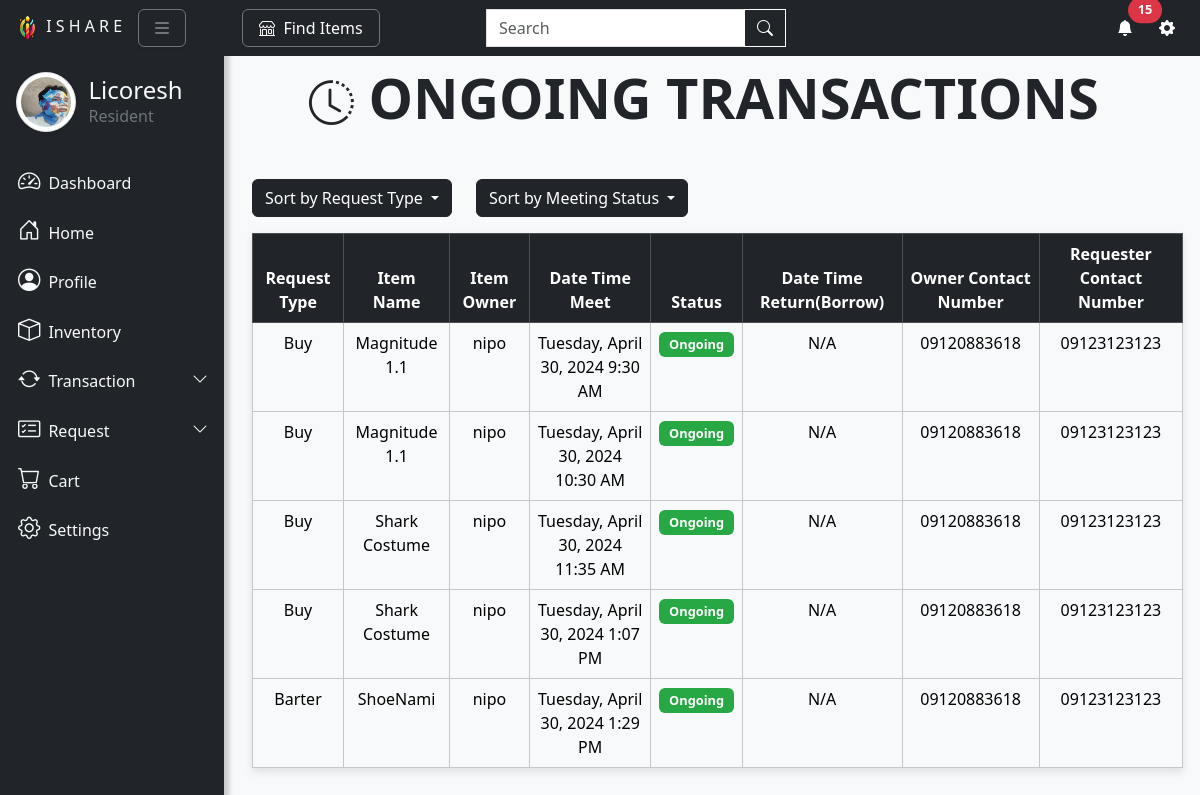
/htdocs/tranOngoing.php (signed in), run on the app's committed database.
### tables this page shows
CREATE TABLE `user` (
  `userID` int(11) NOT NULL AUTO_INCREMENT,
  `firstName` varchar(45) NOT NULL,
  `middleName` varchar(45) DEFAULT NULL,
  `lastName` varchar(45) NOT NULL,
  `contactNumber` varchar(45) NOT NULL,
  `zone` varchar(45) NOT NULL,
  `purok` varchar(45) NOT NULL,
  `dateJoined` datetime NOT NULL,
  `userEmail` varchar(45) NOT NULL,
  `status` varchar(45) DEFAULT NULL,
  `username` varchar(45) NOT NULL,
  `password` varchar(250) NOT NULL,
  `recoveryNumber` int(45) DEFAULT NULL,
  `recentPassword` varchar(45) DEFAULT NULL,
  `userImage_path` varchar(45) DEFAULT NULL,
  `verifyImage_path` varchar(45) DEFAULT NULL,
  `birthDay` datetime DEFAULT NULL,
  `userReports` int(11) DEFAULT NULL,
  `hiddenTran` varchar(20) DEFAULT 'Yes',
  `hiddenItem` varchar(20) DEFAULT 'Yes',
  PRIMARY KEY (`userID`),
  UNIQUE KEY `username_UNIQUE` (`username`),
  UNIQUE KEY `userImage_path_UNIQUE` (`userImage_path`),
  UNIQUE KEY `verifyImage_path_UNIQUE` (`verifyImage_path`),
  UNIQUE KEY `recoveryNumber_UNIQUE` (`recoveryNumber`)
);

CREATE TABLE `Request` (
  `requestID` int(11) NOT NULL AUTO_INCREMENT,
  `status` varchar(45) NOT NULL,
  `requestType` varchar(45) NOT NULL,
  `request_DateTime` datetime NOT NULL,
  `request_DateTimeClosed` datetime DEFAULT NULL,
  `userID` int(11) NOT NULL,
  `itemID` int(11) NOT NULL,
  `dismiss` varchar(10) DEFAULT NULL,
  `incomingDismiss` varchar(10) DEFAULT NULL,
  `remove` varchar(30) DEFAULT NULL,
  `complete` varchar(30) DEFAULT NULL,
  `quantity` int(20) DEFAULT NULL,
  `failed` varchar(30) DEFAULT NULL,
  `ownerSuccess` varchar(50) DEFAULT NULL,
  `requesterSuccess` varchar(50) DEFAULT NULL,
  `requesterTranDismiss` varchar(20) DEFAULT NULL,
  `ownerTranDismiss` varchar(20) DEFAULT NULL,
  `meetDissmiss` varchar(20) DEFAULT NULL,
  `rated` varchar(20) DEFAULT NULL,
  PRIMARY KEY (`requestID`),
  KEY `fk_Request_User1_idx` (`userID`),
  KEY `fk_Request_Item1_idx` (`itemID`),
  CONSTRAINT `fk_Request_Item1` FOREIGN KEY (`itemID`) REFERENCES `item` (`itemID`) ON DELETE NO ACTION ON UPDATE NO ACTION,
  CONSTRAINT `fk_Request_User1` FOREIGN KEY (`userID`) REFERENCES `user` (`userID`) ON DELETE NO ACTION ON UPDATE NO ACTION
);

CREATE TABLE `item` (
  `itemID` int(11) NOT NULL AUTO_INCREMENT,
  `itemName` varchar(45) NOT NULL,
  `ItemDescription` varchar(84) NOT NULL,
  `category` varchar(45) NOT NULL,
  `itemImage_path` varchar(45) NOT NULL,
  `buyPrice` float DEFAULT NULL,
  `userID` int(11) NOT NULL,
  `borrowPrice` float DEFAULT NULL,
  `borrowDuration` int(3) DEFAULT NULL,
  `itemQuantity` int(11) NOT NULL,
  `DateTimePosted` datetime NOT NULL,
  `itemAvailability` varchar(45) NOT NULL,
  `requestType` varchar(45) NOT NULL,
  `itemReports` int(11) DEFAULT NULL,
  PRIMARY KEY (`itemID`),
  UNIQUE KEY `itemImage_path_UNIQUE` (`itemImage_path`),
  KEY `fk_Item_User1_idx` (`userID`),
  CONSTRAINT `item_ibfk_2` FOREIGN KEY (`userID`) REFERENCES `user` (`userID`) ON DELETE NO ACTION ON UPDATE NO ACTION
);

### htdocs/tranOngoing.php (the view, shortened to what the rows shown need)
<?php
include "nav.php";
?>
<!DOCTYPE html>
<html lang="en">
<head>
</head>
<body>
    <div class="d-none d-md-block">
        <div class="page-content" id="content">
            <div class="container">
                <div class="row">
                    <div class="col">
                        <div class="text-dark">
                            <h1 class="display-4 fw-bold text-dark text-center mt-3 mb-0"><i class="bi bi-clock-history" style="font-size: 2.8rem;"></i> ONGOING TRANSACTIONS</h1>
                        </div>
                    </div>
                </div>
                <br><br>
                <?php
                $query = "SELECT r.requestID, r.requestType, i.itemName, i.borrowDuration, u.username AS itemOwner,
              CASE
                  WHEN r.requestType = 'Barter' THEN b.DateTimeMeet
                  WHEN r.requestType = 'Borrow' THEN bo.DateTimeMeet
                  WHEN r.requestType = 'Buy' THEN bu.DateTimeMeet
                  ELSE NULL
              END AS DateTimeMeet,
              CASE
                    WHEN r.requestType = 'Borrow' AND DATE_ADD(bo.DateTimeMeet, INTERVAL i.borrowDuration DAY) <= NOW() THEN '<span class=\"badge badge-danger\">Ongoing Return</span>'
                    WHEN r.requestType = 'Borrow' AND bo.handed = 'Yes' THEN '<span class=\"badge badge-success\">Ongoing Borrow</span>'
                    WHEN r.requestType = 'Borrow' AND bo.DateTimeMeet <= NOW() THEN '<span class=\"badge badge-success\">Ongoing</span>'
                    WHEN r.requestType = 'Borrow' THEN '<span class=\"badge badge-warning\">Upcoming</span>'
                    WHEN r.requestType = 'Barter' AND b.DateTimeMeet <= NOW() THEN '<span class=\"badge badge-success\">Ongoing</span>'
                    WHEN r.requestType = 'Barter' THEN '<span class=\"badge badge-warning\">Upcoming</span>'
                    WHEN r.requestType = 'Buy' AND bu.DateTimeMeet <= NOW() THEN '<span class=\"badge badge-success\">Ongoing</span>'
                    WHEN r.requestType = 'Buy' THEN '<span class=\"badge badge-warning\">Upcoming</span>'
                END AS MeetingStatus,
              r.complete,
              r.failed,
              u_owner.contactNumber AS ownerContactNumber,
              u_requester.contactNumber AS requesterContactNumber
              FROM Request r
              JOIN item i ON r.itemID = i.itemID
              JOIN user u ON i.userID = u.userID
              LEFT JOIN barter b ON r.requestID = b.requestID
              LEFT JOIN borrow bo ON r.requestID = bo.requestID
              LEFT JOIN buy bu ON r.requestID = bu.requestID
              LEFT JOIN user u_owner ON i.userID = u_owner.userID
              LEFT JOIN user u_requester ON r.userID = u_requester.userID
              WHERE (r.userID = $user_id  || i.userID = $user_id)
              AND r.status = 'Accepted'
              AND r.remove IS NULL
              AND r.complete IS NULL
              AND r.failed IS NULL
                 ORDER BY MeetingStatus ASC, COALESCE(b.DateTimeMeet, bo.DateTimeMeet, bu.DateTimeMeet) ASC";
                $result = $conn->query($query);
                if ($result->num_rows > 0) {
                ?>
                    <div class="table-wrapper ">
                        <table class="table table-bordered table-border-2 table-hover mb-3 mt-3">
                            <thead>
                                <tr class="table-dark ">
                                    <th>Request Type</th>
                                    <th>Item Name</th>
                                    <th>Item Owner</th>
                                    <th>Date Time Meet</th>
                                    <th>Status</th>
                                    <th>Date Time Return(Borrow)</th>
                                    <th>Owner Contact Number</th>
                                    <th>Requester Contact Number</th>
                                </tr>
                            </thead>
                            <tbody>
                                <?php
                                while ($row = $result->fetch_assoc()) {
                                ?>
                                    <tr class="table-row table-light" data-bs-toggle="modal" data-bs-target="#<?php echo ($row['requestType'] == 'Barter') ? 'reqbartermodal' : (($row['requestType'] == 'Buy') ? 'reqBuyModal' : 'reqBorrowModal'); ?>" data-request-id="<?php echo $row['requestID']; ?>">
                                        <td><?php echo $row['requestType']; ?></td>
                                        <td><?php echo $row['itemName']; ?></td>
                                        <td><?php echo $row['itemOwner']; ?></td>
                                        <td><?php echo ($row['DateTimeMeet'] !== null) ? date('l, F j, Y g:i A', strtotime($row['DateTimeMeet'])) : "Not specified"; ?></td>
                                        <td><?php echo $row['MeetingStatus']; ?></td>
                                        <td><?php echo ($row['requestType'] == 'Borrow' && $row['DateTimeMeet'] !== null) ? date('l, F j, Y g:i A', strtotime($row['DateTimeMeet'] . " + " . $row['borrowDuration'] . " days")) : "N/A"; ?></td>
                                        <td><?php echo $row['ownerContactNumber']; ?></td>
                                        <td><?php echo $row['requesterContactNumber']; ?></td>
                                    </tr>
                                <?php
                                }
                                ?>
                            </tbody>
                        </table>
                    </div>
                <?php
                }
                ?>
            </div>
        </div>
    </div>
</body>
</html>

### htdocs/nav.php (shortened to what the rows shown need)
<?php
include "upper.php";
$user_id = $_SESSION['user_id'];
?>
<!doctype html>
<html lang="en">
<head>
    <link href="https://cdn.jsdelivr.net/npm/bootstrap@5.3.2/dist/css/bootstrap.min.css" rel="stylesheet" />
    <link rel="stylesheet" href="https://cdn.jsdelivr.net/npm/bootstrap-icons@1.5.0/font/bootstrap-icons.css">
    <link rel="stylesheet" href="https://cdnjs.cloudflare.com/ajax/libs/font-awesome/6.0.0-beta3/css/all.min.css" />
</head>
<body>
    <div class="vertical-nav bg-dark" id="sidebar">
        <div class="py-4 px-3">
            <br><br>
            <div class="media d-flex align-items-center"><img src="<?php echo !empty($itemImage_path) ? 'picture/' . $itemImage_path : 'picture/' . getUserProfilePicPaths($user_id); ?>" alt="..." style="width: 60px; height: 60px;" class="mr-3 rounded-circle img-thumbnail shadow-sm">
                <div class="media-body">
                    <h4 class="m-0 text-light">
                        <?php
                        $sql1 = "SELECT * FROM user WHERE userID = '$user_id'";
                        $result1 = $conn->query($sql1);
                        $user = $result1->fetch_assoc();
                        if ($user) {
                            echo '<h4 class="m-0 text-light">&nbsp;&nbsp;' . ucfirst($user['username']) . '</h4>';
                        } else {
                            echo '<h4 class="m-0 text-light">&nbsp;&nbsp;User not found</h4>';
                        }
                        ?></h4>
                    <p class="font-weight-light text-secondary mb-0">&nbsp;&nbsp; Resident</p>
                </div>
            </div>
        </div>
        <?php
        function getUserProfilePicPaths($user_id)
        {
            global $conn;
            $stmt = $conn->prepare("SELECT userImage_path FROM user WHERE userID = ?");
            $stmt->bind_param("i", $user_id);
            $stmt->execute();
            $stmt->bind_result($userImage_path);
            return isset($userImage_path) ? $userImage_path : "picture/default.png";
        }
        ?>
    </div>
</body>
</html>

### data on the page
user: userImage_path (picture), username "Licoresh"
request: requestType "Buy", itemID.itemName "Magnitude 1.1", userID.username "nipo", DateTimeMeet "Tuesday, April 30, 2024 9:30 AM", MeetingStatus "Ongoing", shows "N/A", userID.contactNumber "09120883618", userID.contactNumber "09123123123"
request: requestType "Buy", itemID.itemName "Magnitude 1.1", userID.username "nipo", DateTimeMeet "Tuesday, April 30, 2024 10:30 AM", MeetingStatus "Ongoing", shows "N/A", userID.contactNumber "09120883618", userID.contactNumber "09123123123"
request: requestType "Buy", itemID.itemName "Shark Costume", userID.username "nipo", DateTimeMeet "Tuesday, April 30, 2024 11:35 AM", MeetingStatus "Ongoing", shows "N/A", userID.contactNumber "09120883618", userID.contactNumber "09123123123"
request: requestType "Buy", itemID.itemName "Shark Costume", userID.username "nipo", DateTimeMeet "Tuesday, April 30, 2024 1:07 PM", MeetingStatus "Ongoing", shows "N/A", userID.contactNumber "09120883618", userID.contactNumber "09123123123"
request: requestType "Barter", itemID.itemName "ShoeNami", userID.username "nipo", DateTimeMeet "Tuesday, April 30, 2024 1:29 PM", MeetingStatus "Ongoing", shows "N/A", userID.contactNumber "09120883618", userID.contactNumber "09123123123"

### other printed values
$total_unread_count "15"
